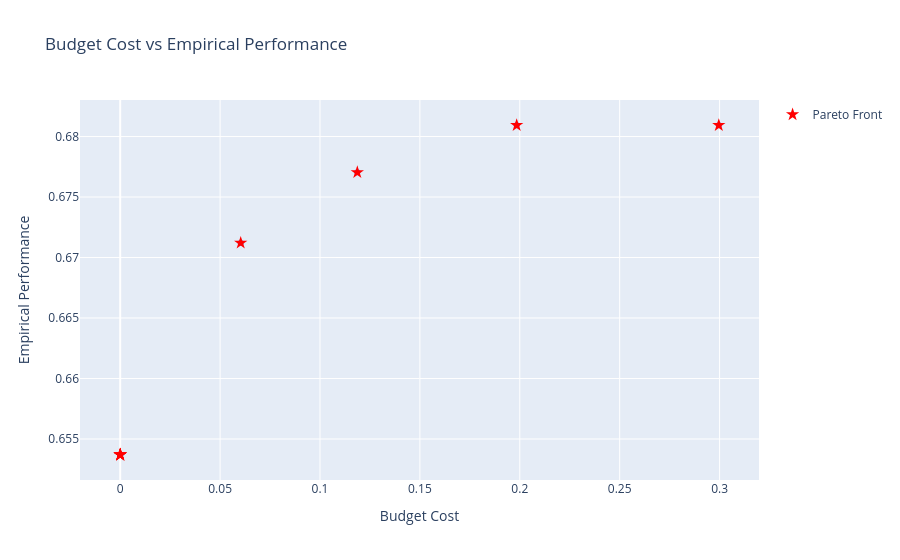

Notebook code cell kept with this figure:
### Code cell
import plotly.express as px

fig = px.scatter(
    x=-costs[:, 0],  # Budget cost (negative because we minimized -cost)
    y=costs[:, 1],  # Empirical performance
    title="Budget Cost vs Empirical Performance",
    labels={"x": "Budget Cost", "y": "Empirical Performance"},
)
fig.add_scatter(
    x=-costs[pareto_front, 0],
    y=costs[pareto_front, 1],
    mode="markers",
    marker=dict(color="red", size=10, symbol="star"),
    name="Pareto Front",
)
fig.show()

### Figure 1 — Plotly figure (JSON) as saved in the notebook; plotly's stock layout.template omitted (floating-point values rounded to 4 significant figures)
{"data": [{"hovertemplate": "Budget Cost=%{x}<br>Empirical Performance=%{y}<extra></extra>", "legendgroup": "", "marker": {"color": "#636efa", "symbol": "circle"}, "mode": "markers", "name": "", "orientation": "v", "showlegend": false, "type": "scatter", "x": [0.0, 0.0, 0.0, 0.0, 0.0, 0.06031, 0.1187, 0.1984, 0.2996], "xaxis": "x", "y": [0.6537, 0.6537, 0.6537, 0.6537, 0.6537, 0.6712, 0.677, 0.6809, 0.6809], "yaxis": "y"}, {"marker": {"color": "red", "size": 10, "symbol": "star"}, "mode": "markers", "name": "Pareto Front", "type": "scatter", "x": [0.0, 0.0, 0.0, 0.0, 0.0, 0.06031, 0.1187, 0.1984, 0.2996], "y": [0.6537, 0.6537, 0.6537, 0.6537, 0.6537, 0.6712, 0.677, 0.6809, 0.6809]}], "layout": {"legend": {"tracegroupgap": 0}, "title": {"text": "Budget Cost vs Empirical Performance"}, "xaxis": {"anchor": "y", "domain": [0, 1], "title": {"text": "Budget Cost"}}, "yaxis": {"anchor": "x", "domain": [0, 1], "title": {"text": "Empirical Performance"}}}}
